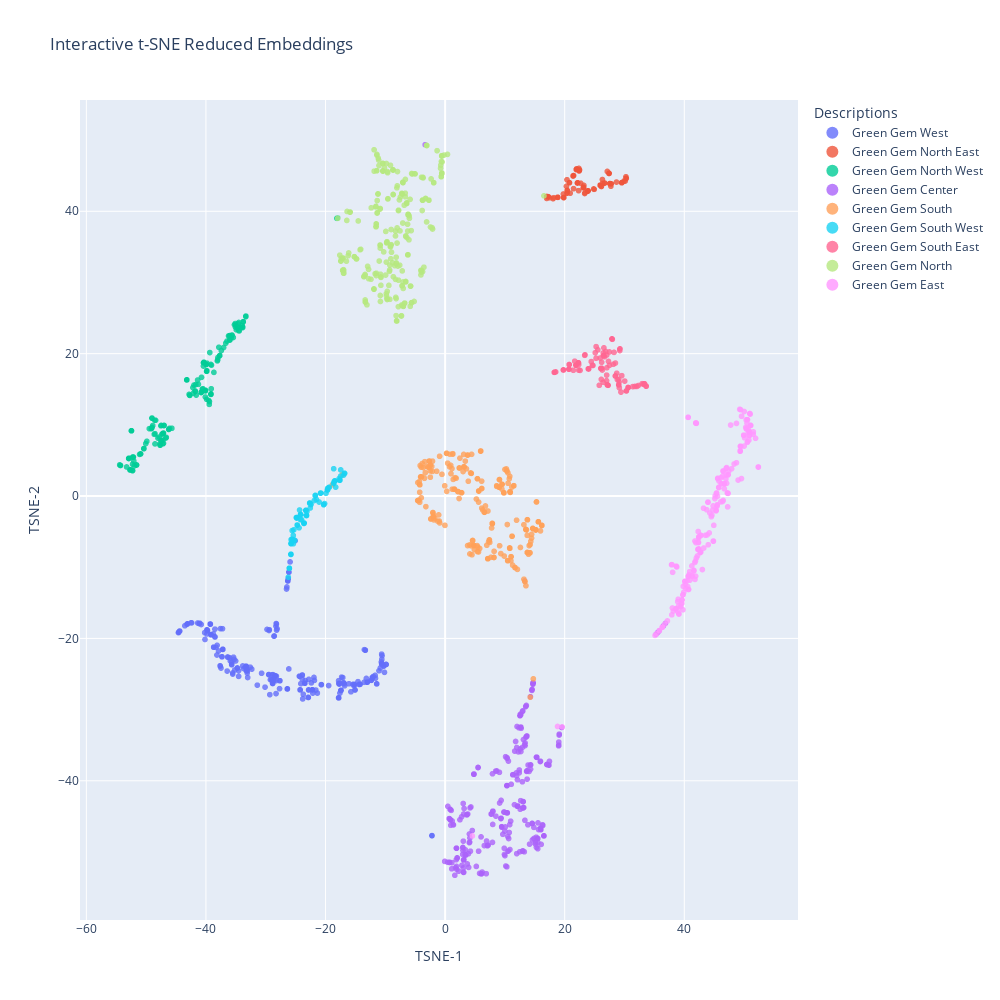

The code cell stored with this chart in its notebook:
### Markdown cell above
Generate embeddings and labels

### Code cell
obs = torch.Tensor(np.array(list(display_data["obs"])))
labels = [" ".join(s) for s in list(display_data["lang"])]

enc_obs = ll.obs_encoder(obs).detach().numpy()

plot_tsne(enc_obs, labels)

### Figure 1 — Plotly figure (JSON) as saved in the notebook; plotly's stock layout.template omitted (floating-point values rounded to 4 significant figures; data arrays with more than 128 entries replaced by an {"elided": "..."} marker saying what was removed)
{"data": [{"customdata": {"elided": "230x1 str values"}, "hovertemplate": "Description=%{customdata[0]}<br>TSNE-1=%{x}<br>TSNE-2=%{y}<extra></extra>", "legendgroup": "Green Gem West", "marker": {"color": "#636efa", "opacity": 0.8, "size": 6, "symbol": "circle"}, "mode": "markers", "name": "Green Gem West", "showlegend": true, "type": "scattergl", "x": {"elided": "230 float values"}, "xaxis": "x", "y": {"elided": "230 float values"}, "yaxis": "y"}, {"customdata": [["Green Gem North East"], ["Green Gem North East"], ["Green Gem North East"], ["Green Gem North East"], ["Green Gem North East"], ["Green Gem North East"], ["Green Gem North East"], ["Green Gem North East"], ["Green Gem North East"], ["Green Gem North East"], ["Green Gem North East"], ["Green Gem North East"], ["Green Gem North East"], ["Green Gem North East"], ["Green Gem North East"], ["Green Gem North East"], ["Green Gem North East"], ["Green Gem North East"], ["Green Gem North East"], ["Green Gem North East"], ["Green Gem North East"], ["Green Gem North East"], ["Green Gem North East"], ["Green Gem North East"], ["Green Gem North East"], ["Green Gem North East"], ["Green Gem North East"], ["Green Gem North East"], ["Green Gem North East"], ["Green Gem North East"], ["Green Gem North East"], ["Green Gem North East"], ["Green Gem North East"], ["Green Gem North East"], ["Green Gem North East"], ["Green Gem North East"], ["Green Gem North East"], ["Green Gem North East"], ["Green Gem North East"], ["Green Gem North East"], ["Green Gem North East"], ["Green Gem North East"], ["Green Gem North East"], ["Green Gem North East"], ["Green Gem North East"], ["Green Gem North East"], ["Green Gem North East"], ["Green Gem North East"], ["Green Gem North East"], ["Green Gem North East"], ["Green Gem North East"], ["Green Gem North East"], ["Green Gem North East"], ["Green Gem North East"], ["Green Gem North East"], ["Green Gem North East"], ["Green Gem North East"], ["Green Gem North East"], ["Green Gem North East"], ["Green Gem North East"], ["Green Gem North East"], ["Green Gem North East"], ["Green Gem North East"], ["Green Gem North East"], ["Green Gem North East"], ["Green Gem North East"], ["Green Gem North East"], ["Green Gem North East"], ["Green Gem North East"], ["Green Gem North East"], ["Green Gem North East"], ["Green Gem North East"], ["Green Gem North East"], ["Green Gem North East"], ["Green Gem North East"], ["Green Gem North East"], ["Green Gem North East"], ["Green Gem North East"], ["Green Gem North East"], ["Green Gem North East"], ["Green Gem North East"], ["Green Gem North East"], ["Green Gem North East"], ["Green Gem North East"], ["Green Gem North East"]], "hovertemplate": "Description=%{customdata[0]}<br>TSNE-1=%{x}<br>TSNE-2=%{y}<extra></extra>", "legendgroup": "Green Gem North East", "marker": {"color": "#EF553B", "opacity": 0.8, "size": 6, "symbol": "circle"}, "mode": "markers", "name": "Green Gem North East", "showlegend": true, "type": "scattergl", "x": [17.0, 20.91, 23.34, 29.54, 21.95, 28.66, 23.09, 22.67, 17.24, 22.32, 17.49, 19.82, 29.54, 21.95, 27.41, 21.4, 29.91, 17.0, 18.84, 19.79, 21.96, 27.41, 23.21, 17.23, 17.0, 18.84, 19.84, 21.99, 27.41, 30.3, 21.43, 18.06, 22.13, 24.84, 17.0, 26.33, 21.48, 23.4, 20.29, 22.39, 25.93, 27.55, 23.86, 21.44, 24.94, 20.8, 20.4, 26.31, 18.17, 18.84, 27.76, 19.86, 29.55, 22.43, 25.94, 27.54, 23.88, 23.16, 22.15, 26.13, 27.76, 20.38, 22.46, 25.95, 23.9, 23.17, 30.26, 22.16, 20.79, 26.67, 20.44, 26.14, 30.24, 27.72, 20.39, 22.47, 27.42, 23.92, 21.49, 30.12, 22.17, 26.67, 27.13, 20.4, 22.37], "xaxis": "x", "y": [42.07, 42.53, 42.5, 44.02, 45.85, 44.11, 43.3, 43.95, 42.05, 42.9, 41.89, 41.93, 44.02, 45.88, 45.32, 44.96, 44.25, 42.07, 41.96, 42.43, 45.92, 45.32, 43.63, 42.06, 42.07, 41.96, 41.93, 45.95, 45.32, 44.64, 44.98, 41.77, 43.97, 43.14, 41.81, 43.93, 43.18, 42.6, 43.5, 45.67, 43.65, 43.89, 42.83, 44.99, 43.08, 44.02, 42.92, 44.46, 41.91, 41.96, 43.85, 41.93, 44.02, 45.69, 43.66, 43.9, 42.85, 43.37, 43.99, 43.49, 43.85, 44.43, 45.74, 43.67, 42.86, 43.38, 44.62, 43.99, 44.01, 43.96, 42.93, 43.49, 44.85, 43.52, 42.55, 45.83, 45.33, 42.88, 45.02, 44.25, 44.0, 43.96, 45.6, 42.57, 46.02], "yaxis": "y"}, {"customdata": {"elided": "159x1 str values"}, "hovertemplate": "Description=%{customdata[0]}<br>TSNE-1=%{x}<br>TSNE-2=%{y}<extra></extra>", "legendgroup": "Green Gem North West", "marker": {"color": "#00cc96", "opacity": 0.8, "size": 6, "symbol": "circle"}, "mode": "markers", "name": "Green Gem North West", "showlegend": true, "type": "scattergl", "x": {"elided": "159 float values"}, "xaxis": "x", "y": {"elided": "159 float values"}, "yaxis": "y"}, {"customdata": {"elided": "269x1 str values"}, "hovertemplate": "Description=%{customdata[0]}<br>TSNE-1=%{x}<br>TSNE-2=%{y}<extra></extra>", "legendgroup": "Green Gem Center", "marker": {"color": "#ab63fa", "opacity": 0.8, "size": 6, "symbol": "circle"}, "mode": "markers", "name": "Green Gem Center", "showlegend": true, "type": "scattergl", "x": {"elided": "269 float values"}, "xaxis": "x", "y": {"elided": "269 float values"}, "yaxis": "y"}, {"customdata": {"elided": "245x1 str values"}, "hovertemplate": "Description=%{customdata[0]}<br>TSNE-1=%{x}<br>TSNE-2=%{y}<extra></extra>", "legendgroup": "Green Gem South", "marker": {"color": "#FFA15A", "opacity": 0.8, "size": 6, "symbol": "circle"}, "mode": "markers", "name": "Green Gem South", "showlegend": true, "type": "scattergl", "x": {"elided": "245 float values"}, "xaxis": "x", "y": {"elided": "245 float values"}, "yaxis": "y"}, {"customdata": [["Green Gem South West"], ["Green Gem South West"], ["Green Gem South West"], ["Green Gem South West"], ["Green Gem South West"], ["Green Gem South West"], ["Green Gem South West"], ["Green Gem South West"], ["Green Gem South West"], ["Green Gem South West"], ["Green Gem South West"], ["Green Gem South West"], ["Green Gem South West"], ["Green Gem South West"], ["Green Gem South West"], ["Green Gem South West"], ["Green Gem South West"], ["Green Gem South West"], ["Green Gem South West"], ["Green Gem South West"], ["Green Gem South West"], ["Green Gem South West"], ["Green Gem South West"], ["Green Gem South West"], ["Green Gem South West"], ["Green Gem South West"], ["Green Gem South West"], ["Green Gem South West"], ["Green Gem South West"], ["Green Gem South West"], ["Green Gem South West"], ["Green Gem South West"], ["Green Gem South West"], ["Green Gem South West"], ["Green Gem South West"], ["Green Gem South West"], ["Green Gem South West"], ["Green Gem South West"], ["Green Gem South West"], ["Green Gem South West"], ["Green Gem South West"], ["Green Gem South West"], ["Green Gem South West"], ["Green Gem South West"], ["Green Gem South West"], ["Green Gem South West"], ["Green Gem South West"], ["Green Gem South West"], ["Green Gem South West"], ["Green Gem South West"], ["Green Gem South West"], ["Green Gem South West"], ["Green Gem South West"], ["Green Gem South West"], ["Green Gem South West"], ["Green Gem South West"], ["Green Gem South West"], ["Green Gem South West"], ["Green Gem South West"], ["Green Gem South West"], ["Green Gem South West"], ["Green Gem South West"], ["Green Gem South West"], ["Green Gem South West"], ["Green Gem South West"], ["Green Gem South West"], ["Green Gem South West"], ["Green Gem South West"], ["Green Gem South West"], ["Green Gem South West"], ["Green Gem South West"], ["Green Gem South West"], ["Green Gem South West"], ["Green Gem South West"], ["Green Gem South West"], ["Green Gem South West"], ["Green Gem South West"], ["Green Gem South West"], ["Green Gem South West"], ["Green Gem South West"], ["Green Gem South West"], ["Green Gem South West"], ["Green Gem South West"]], "hovertemplate": "Description=%{customdata[0]}<br>TSNE-1=%{x}<br>TSNE-2=%{y}<extra></extra>", "legendgroup": "Green Gem South West", "marker": {"color": "#19d3f3", "opacity": 0.8, "size": 6, "symbol": "circle"}, "mode": "markers", "name": "Green Gem South West", "showlegend": true, "type": "scattergl", "x": [-23.57, -18.3, -19.66, -23.19, -25.58, -26.05, -17.71, -22.64, -18.45, -16.82, -20.81, -24.43, -25.38, -17.59, -23.59, -25.79, -19.68, -17.48, -23.19, -25.6, -21.87, -22.55, -18.45, -16.82, -20.84, -24.73, -25.14, -17.6, -23.6, -21.7, -19.5, -25.39, -23.19, -25.6, -21.07, -22.65, -18.6, -21.51, -24.87, -25.78, -25.76, -21.74, -23.28, -26.05, -20.16, -22.65, -20.31, -24.86, -17.63, -23.62, -25.79, -24.18, -23.29, -25.32, -22.45, -18.67, -16.98, -24.84, -25.76, -24.18, -25.79, -25.3, -23.29, -26.05, -22.45, -18.52, -20.3, -24.82, -25.76, -24.18, -23.11, -26.22, -18.64, -24.82, -19.35, -24.34, -23.18, -17.46, -24.0, -19.92, -24.74, -24.17, -19.66], "xaxis": "x", "y": [-3.793, 1.249, 0.8661, -2.723, -4.857, -10.16, 2.459, -0.9841, 2.146, 3.191, 0.4222, -4.468, -6.699, 2.257, -3.809, -8.206, 0.8474, 2.803, -2.725, -6.078, -0.6244, -1.675, 2.109, 3.187, 0.3997, -4.079, -6.227, 2.241, -3.823, 0.09327, 1.171, -5.533, -2.726, -6.078, -0.8467, -0.9899, 1.809, -0.4885, -3.019, -6.665, -6.126, 0.06804, -2.006, -10.14, -1.054, -0.9922, -1.209, -3.026, 2.213, -3.853, -8.183, -3.333, -2.015, -6.158, -1.179, 1.815, 2.944, -3.047, -6.682, -2.587, -8.175, -4.741, -2.026, -10.13, -1.186, 2.065, -1.212, -3.071, -6.691, -2.597, -2.161, -11.4, 3.832, -3.093, 1.255, -1.96, -2.735, 3.677, -3.322, 0.3924, -4.081, -2.617, 1.077], "yaxis": "y"}, {"customdata": [["Green Gem South East"], ["Green Gem South East"], ["Green Gem South East"], ["Green Gem South East"], ["Green Gem South East"], ["Green Gem South East"], ["Green Gem South East"], ["Green Gem South East"], ["Green Gem South East"], ["Green Gem South East"], ["Green Gem South East"], ["Green Gem South East"], ["Green Gem South East"], ["Green Gem South East"], ["Green Gem South East"], ["Green Gem South East"], ["Green Gem South East"], ["Green Gem South East"], ["Green Gem South East"], ["Green Gem South East"], ["Green Gem South East"], ["Green Gem South East"], ["Green Gem South East"], ["Green Gem South East"], ["Green Gem South East"], ["Green Gem South East"], ["Green Gem South East"], ["Green Gem South East"], ["Green Gem South East"], ["Green Gem South East"], ["Green Gem South East"], ["Green Gem South East"], ["Green Gem South East"], ["Green Gem South East"], ["Green Gem South East"], ["Green Gem South East"], ["Green Gem South East"], ["Green Gem South East"], ["Green Gem South East"], ["Green Gem South East"], ["Green Gem South East"], ["Green Gem South East"], ["Green Gem South East"], ["Green Gem South East"], ["Green Gem South East"], ["Green Gem South East"], ["Green Gem South East"], ["Green Gem South East"], ["Green Gem South East"], ["Green Gem South East"], ["Green Gem South East"], ["Green Gem South East"], ["Green Gem South East"], ["Green Gem South East"], ["Green Gem South East"], ["Green Gem South East"], ["Green Gem South East"], ["Green Gem South East"], ["Green Gem South East"], ["Green Gem South East"], ["Green Gem South East"], ["Green Gem South East"], ["Green Gem South East"], ["Green Gem South East"], ["Green Gem South East"], ["Green Gem South East"], ["Green Gem South East"], ["Green Gem South East"], ["Green Gem South East"], ["Green Gem South East"], ["Green Gem South East"], ["Green Gem South East"], ["Green Gem South East"], ["Green Gem South East"], ["Green Gem South East"], ["Green Gem South East"], ["Green Gem South East"], ["Green Gem South East"], ["Green Gem South East"], ["Green Gem South East"], ["Green Gem South East"], ["Green Gem South East"], ["Green Gem South East"], ["Green Gem South East"], ["Green Gem South East"], ["Green Gem South East"], ["Green Gem South East"], ["Green Gem South East"], ["Green Gem South East"], ["Green Gem South East"], ["Green Gem South East"], ["Green Gem South East"], ["Green Gem South East"], ["Green Gem South East"], ["Green Gem South East"], ["Green Gem South East"], ["Green Gem South East"], ["Green Gem South East"], ["Green Gem South East"], ["Green Gem South East"], ["Green Gem South East"], ["Green Gem South East"], ["Green Gem South East"], ["Green Gem South East"], ["Green Gem South East"]], "hovertemplate": "Description=%{customdata[0]}<br>TSNE-1=%{x}<br>TSNE-2=%{y}<extra></extra>", "legendgroup": "Green Gem South East", "marker": {"color": "#FF6692", "opacity": 0.8, "size": 6, "symbol": "circle"}, "mode": "markers", "name": "Green Gem South East", "showlegend": true, "type": "scattergl", "x": [26.29, 27.49, 21.88, 19.79, 30.6, 23.94, 22.35, 24.63, 27.91, 26.48, 29.24, 33.29, 33.15, 27.13, 26.42, 28.47, 21.88, 23.35, 20.71, 30.61, 26.04, 27.05, 25.25, 24.44, 29.24, 32.95, 27.15, 18.38, 28.47, 23.39, 20.71, 30.61, 26.06, 26.65, 26.44, 25.55, 27.17, 26.12, 29.01, 21.9, 20.71, 30.62, 26.09, 26.56, 27.47, 28.48, 22.34, 18.26, 28.71, 21.44, 19.78, 29.03, 23.98, 27.97, 28.25, 27.21, 29.41, 32.31, 25.78, 20.76, 31.39, 22.29, 29.04, 24.0, 26.14, 24.73, 27.91, 26.53, 32.07, 33.6, 27.24, 30.31, 33.64, 18.26, 26.85, 30.04, 22.29, 19.78, 29.05, 26.17, 29.22, 25.93, 29.54, 27.26, 30.32, 41.96, 25.24, 20.75, 27.03, 29.09, 22.3, 21.68, 28.81, 25.11, 27.02, 28.13, 22.57, 31.74, 33.35, 26.99, 29.14, 41.95, 26.18, 18.5, 27.32], "xaxis": "x", "y": [17.71, 18.36, 18.39, 17.71, 15.25, 17.87, 17.68, 18.36, 22.08, 19.72, 20.67, 15.76, 15.71, 15.63, 15.98, 16.86, 18.39, 19.77, 17.82, 15.24, 17.93, 18.02, 20.99, 18.89, 20.67, 15.79, 15.61, 17.41, 16.87, 19.84, 17.82, 15.24, 17.94, 19.57, 20.1, 20.53, 15.6, 16.39, 16.4, 18.39, 17.82, 15.24, 17.94, 20.82, 20.24, 18.68, 18.46, 17.38, 17.25, 17.67, 17.71, 15.63, 17.85, 22.02, 20.18, 15.58, 14.6, 15.52, 15.56, 18.48, 15.38, 18.71, 15.62, 17.85, 17.95, 18.34, 22.07, 19.72, 15.4, 15.44, 15.57, 14.77, 15.43, 17.38, 20.31, 16.15, 18.71, 17.71, 15.61, 17.96, 20.44, 19.38, 16.91, 15.55, 14.77, 10.25, 19.35, 18.47, 19.81, 16.04, 18.71, 18.95, 16.36, 20.13, 16.98, 18.51, 17.65, 15.39, 15.77, 16.21, 15.21, 10.25, 18.79, 17.44, 18.91], "yaxis": "y"}, {"customdata": {"elided": "261x1 str values"}, "hovertemplate": "Description=%{customdata[0]}<br>TSNE-1=%{x}<br>TSNE-2=%{y}<extra></extra>", "legendgroup": "Green Gem North", "marker": {"color": "#B6E880", "opacity": 0.8, "size": 6, "symbol": "circle"}, "mode": "markers", "name": "Green Gem North", "showlegend": true, "type": "scattergl", "x": {"elided": "261 float values"}, "xaxis": "x", "y": {"elided": "261 float values"}, "yaxis": "y"}, {"customdata": {"elided": "197x1 str values"}, "hovertemplate": "Description=%{customdata[0]}<br>TSNE-1=%{x}<br>TSNE-2=%{y}<extra></extra>", "legendgroup": "Green Gem East", "marker": {"color": "#FF97FF", "opacity": 0.8, "size": 6, "symbol": "circle"}, "mode": "markers", "name": "Green Gem East", "showlegend": true, "type": "scattergl", "x": {"elided": "197 float values"}, "xaxis": "x", "y": {"elided": "197 float values"}, "yaxis": "y"}], "layout": {"height": 1000, "legend": {"itemsizing": "constant", "title": {"text": "Descriptions"}, "tracegroupgap": 0}, "title": {"text": "Interactive t-SNE Reduced Embeddings"}, "width": 1000, "xaxis": {"anchor": "y", "domain": [0, 1], "title": {"text": "TSNE-1"}}, "yaxis": {"anchor": "x", "domain": [0, 1], "title": {"text": "TSNE-2"}}}}
